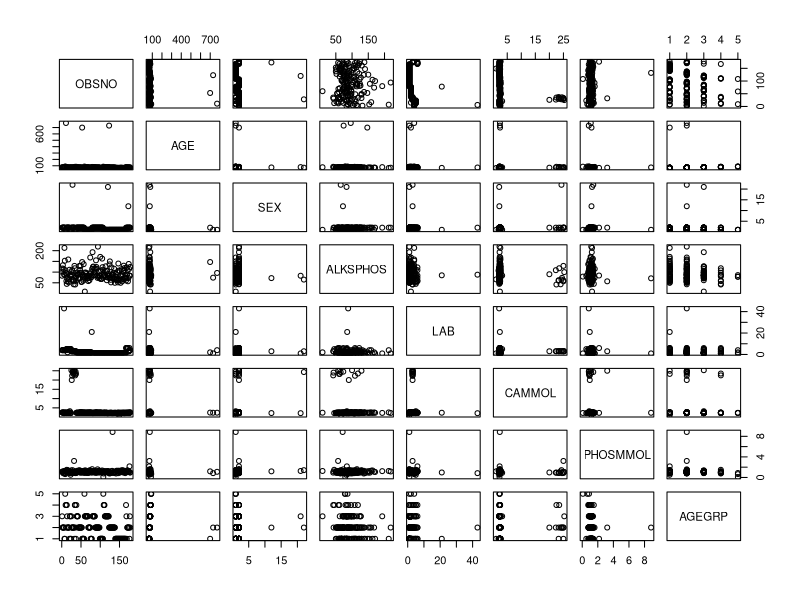
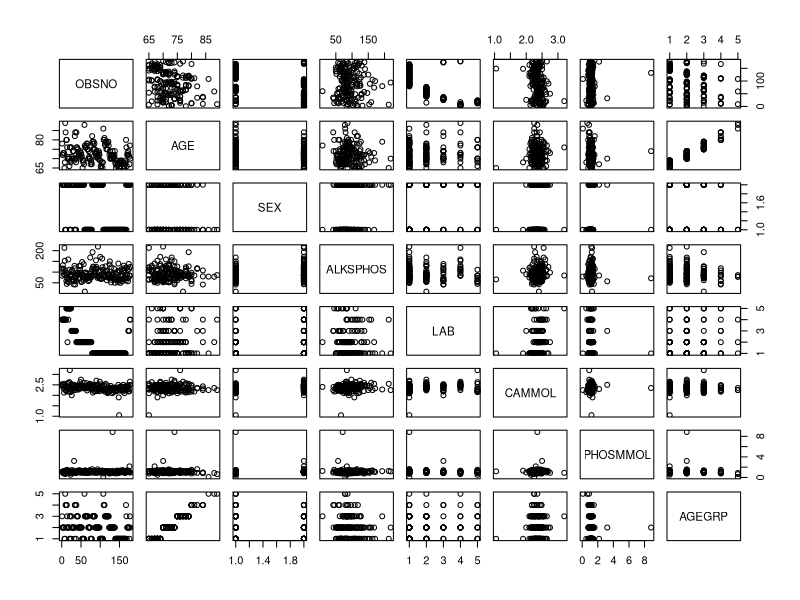

Reproduce these figures in R, in order.
data = read.table('calcium.dat.txt', na.strings="_", header=TRUE)

pairs(data)

#from pairs you can already see, lab 3 messed up the data
#they were probably using the wrong units

#we can also see there are a few lab numbers that are too
#large to make sense

#few errors in sex labels

#few errors in age


#Getting rid of nonsense values, like age greater than
#110, dont ask me how this works!!! I DONT KNOWWW!!!
data <- data.frame(data)

data[!is.na(data$AGE) & !(data$AGE <= 110),]$AGE<-NA

data[!is.na(data$SEX) & !(data$SEX == 1|data$SEX ==2),]$SEX<-NA

data[!is.na(data$LAB) & !(data$LAB < 6),]$LAB<-NA

#replacing the messed up values of lab 3 with the values divided by 10
#seems reasonable
data$CAMMOL[!is.na(data$CAMMOL) & (data$CAMMOL > 10)] <- (data$CAMMOL[!is.na(data$CAMMOL) & (data$CAMMOL > 10)])/10

#new pairs with some crazy values removed

pairs(data)

#still some outliers that need to be dealt with
#but its looking much better